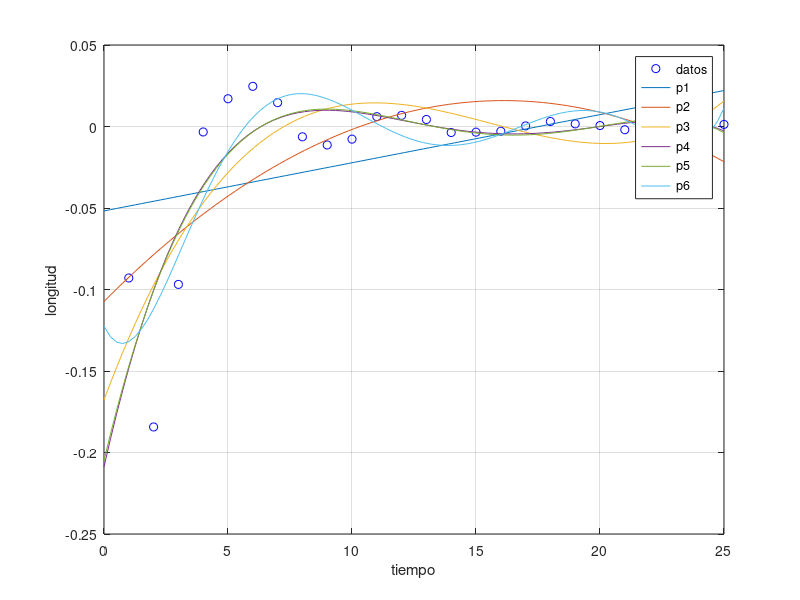
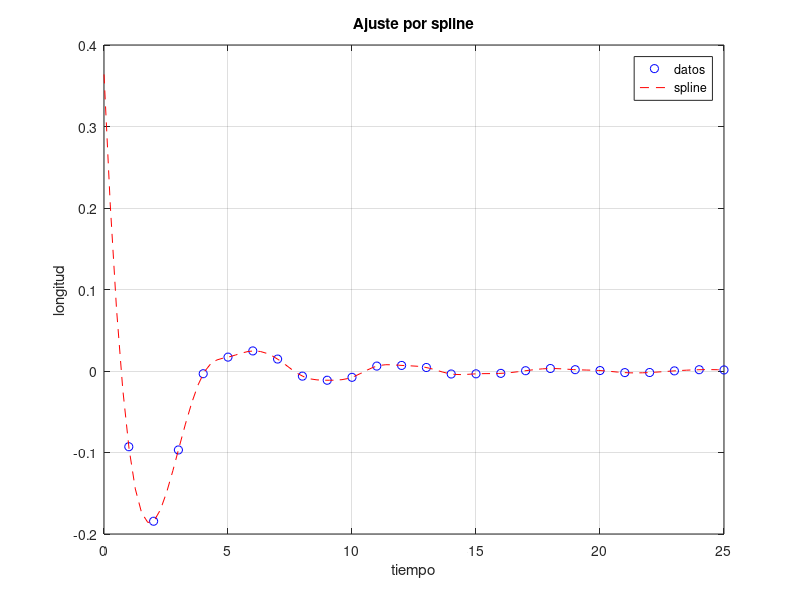

Recreate these plots in MATLAB, in order.
clc;clear;close all

%cargamos los datos
load data
%Graficamos los datos
plot(tiempo,longitud,'ob');grid on ; hold all
%Buscamos una funcion que se ajuste a los puntos

p1 = polyfit(tiempo,longitud,1);
p2 = polyfit(tiempo,longitud,2);
p3 = polyfit(tiempo,longitud,3);
p4 = polyfit(tiempo,longitud,4);
p5 = polyfit(tiempo,longitud,5);
p6 = polyfit(tiempo,longitud,6);

%Graficamos
xx = linspace(0,25);
plot(xx,polyval(p1,xx))
plot(xx,polyval(p2,xx))
plot(xx,polyval(p3,xx))
plot(xx,polyval(p4,xx))
plot(xx,polyval(p5,xx))
plot(xx,polyval(p6,xx))
legend('datos','p1','p2','p3','p4','p5','p6')
xlabel('tiempo'); ylabel('longitud')

%Ajuste por spline
figure;
plot(tiempo,longitud,'ob');grid on ; hold all
ss = spline(tiempo,longitud,xx);
plot(xx,ss,'--r')
title('Ajuste por spline')
legend('datos','spline')
xlabel('tiempo'); ylabel('longitud')



